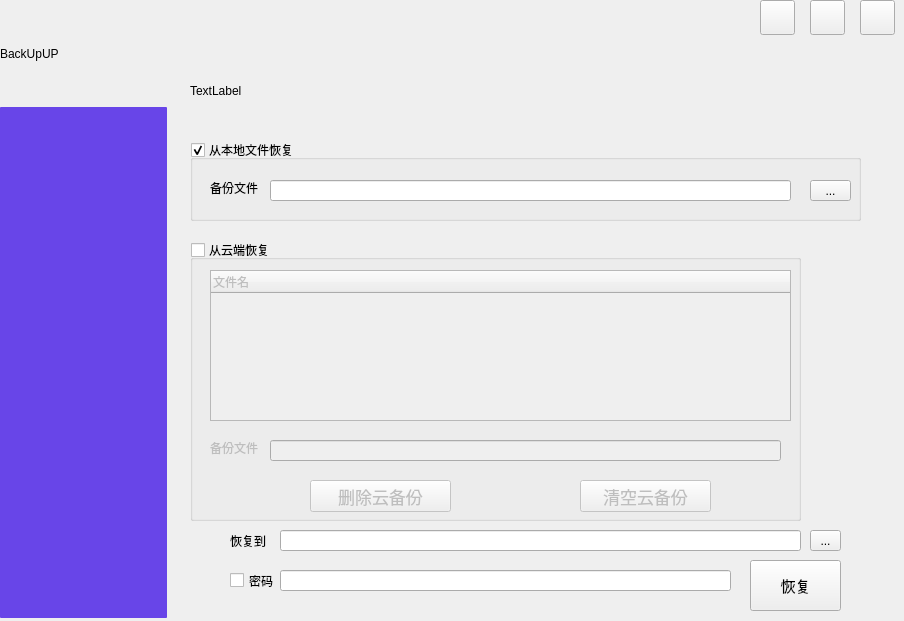
<?xml version="1.0" encoding="UTF-8"?>
<ui version="4.0">
 <class>Widget</class>
 <widget class="QWidget" name="Widget">
  <property name="geometry">
   <rect>
    <x>0</x>
    <y>0</y>
    <width>904</width>
    <height>621</height>
   </rect>
  </property>
  <property name="windowTitle">
   <string>Widget</string>
  </property>
  <property name="windowIcon">
   <iconset>
    <normaloff>pictures/backup.ico</normaloff>
    <normalon>:/img/pictures/backup.ico</normalon>pictures/backup.ico</iconset>
  </property>
  <property name="styleSheet">
   <string notr="true"/>
  </property>
  <widget class="QLabel" name="labelLogo">
   <property name="geometry">
    <rect>
     <x>0</x>
     <y>0</y>
     <width>167</width>
     <height>107</height>
    </rect>
   </property>
   <property name="styleSheet">
    <string notr="true"/>
   </property>
   <property name="text">
    <string>BackUpUP</string>
   </property>
  </widget>
  <widget class="QListWidget" name="listWidget">
   <property name="geometry">
    <rect>
     <x>0</x>
     <y>107</y>
     <width>167</width>
     <height>511</height>
    </rect>
   </property>
   <property name="styleSheet">
    <string notr="true">QListWidget
{
	background-color: rgb(104, 69, 232);
	color:white;
	font-size:20px;
	border-radius:1px;
}
QListWidget::item:hover
{
	show-decoration-selected:5;
	background:skyblue;
}
QListWidget::item:selected
{
	background:#F0F0F0;
	padding:0px;
	margin:0px;
	color:red;
	
}
</string>
   </property>
  </widget>
  <widget class="QPushButton" name="btnGit">
   <property name="geometry">
    <rect>
     <x>760</x>
     <y>0</y>
     <width>35</width>
     <height>35</height>
    </rect>
   </property>
   <property name="styleSheet">
    <string notr="true"/>
   </property>
   <property name="text">
    <string/>
   </property>
  </widget>
  <widget class="QPushButton" name="btnClose">
   <property name="geometry">
    <rect>
     <x>860</x>
     <y>0</y>
     <width>35</width>
     <height>35</height>
    </rect>
   </property>
   <property name="text">
    <string/>
   </property>
  </widget>
  <widget class="QPushButton" name="btnMin">
   <property name="geometry">
    <rect>
     <x>810</x>
     <y>0</y>
     <width>35</width>
     <height>35</height>
    </rect>
   </property>
   <property name="text">
    <string/>
   </property>
  </widget>
  <widget class="QStackedWidget" name="stackedWidget">
   <property name="geometry">
    <rect>
     <x>190</x>
     <y>40</y>
     <width>691</width>
     <height>571</height>
    </rect>
   </property>
   <property name="styleSheet">
    <string notr="true"/>
   </property>
   <property name="currentIndex">
    <number>2</number>
   </property>
   <widget class="QWidget" name="main">
    <widget class="QPushButton" name="btnGlobalBackup">
     <property name="geometry">
      <rect>
       <x>70</x>
       <y>290</y>
       <width>151</width>
       <height>61</height>
      </rect>
     </property>
     <property name="styleSheet">
      <string notr="true">QPushButton
{
	background-color: rgb(0, 212, 115);
	color: white;
	font-family:&quot;Microsoft YaHei&quot;;
	font-size:28px;
	border-radius:6px;
	font-weight:bold;
}
QPushButton:hover
{
	
	background-color: rgb(0, 232, 155);
	border-style:inset;
	padding-left:0.3px;
	padding-top:0.3px;
}</string>
     </property>
     <property name="text">
      <string>备份</string>
     </property>
    </widget>
    <widget class="QPushButton" name="btnGlobalRestore">
     <property name="geometry">
      <rect>
       <x>430</x>
       <y>290</y>
       <width>151</width>
       <height>61</height>
      </rect>
     </property>
     <property name="styleSheet">
      <string notr="true">QPushButton
{
	background-color: rgb(0, 212, 115);
	color: white;
	font-family:&quot;Microsoft YaHei&quot;;
	font-size:28px;
	border-radius:6px;
	font-weight:bold;
}
QPushButton:hover
{
	
	background-color: rgb(0, 232, 155);
	border-style:inset;
	padding-left:0.3px;
	padding-top:0.3px;
}</string>
     </property>
     <property name="text">
      <string>恢复</string>
     </property>
    </widget>
    <widget class="QLabel" name="label0">
     <property name="geometry">
      <rect>
       <x>10</x>
       <y>40</y>
       <width>641</width>
       <height>193</height>
      </rect>
     </property>
     <property name="text">
      <string>首页</string>
     </property>
    </widget>
    <zorder>label0</zorder>
    <zorder>btnGlobalBackup</zorder>
    <zorder>btnGlobalRestore</zorder>
   </widget>
   <widget class="QWidget" name="page1">
    <widget class="QLabel" name="label1">
     <property name="geometry">
      <rect>
       <x>0</x>
       <y>0</y>
       <width>441</width>
       <height>101</height>
      </rect>
     </property>
     <property name="styleSheet">
      <string notr="true">QPushButton
{
	background-color: rgb(0, 212, 115);
	color: white;
	font-family:&quot;Microsoft YaHei&quot;;
	font-size:16px;
	border-radius:6px;
	font-weight:bold;
}
QPushButton:hover
{
	
	background-color: rgb(0, 232, 155);
	border-style:inset;
	padding-left:0.3px;
	padding-top:0.3px;
}</string>
     </property>
     <property name="text">
      <string>备份页</string>
     </property>
    </widget>
    <widget class="QTreeWidget" name="backupFileList">
     <property name="geometry">
      <rect>
       <x>0</x>
       <y>150</y>
       <width>651</width>
       <height>241</height>
      </rect>
     </property>
     <property name="acceptDrops">
      <bool>true</bool>
     </property>
     <column>
      <property name="text">
       <string>名称</string>
      </property>
     </column>
     <column>
      <property name="text">
       <string>路径</string>
      </property>
     </column>
    </widget>
    <widget class="QToolButton" name="addFileButton">
     <property name="geometry">
      <rect>
       <x>0</x>
       <y>110</y>
       <width>101</width>
       <height>26</height>
      </rect>
     </property>
     <property name="styleSheet">
      <string notr="true"/>
     </property>
     <property name="text">
      <string>添加文件</string>
     </property>
     <property name="icon">
      <iconset>
       <normaloff>pictures/addFile.png</normaloff>
       <normalon>:/img/pictures/addFile.png</normalon>pictures/addFile.png</iconset>
     </property>
     <property name="toolButtonStyle">
      <enum>Qt::ToolButtonTextBesideIcon</enum>
     </property>
    </widget>
    <widget class="QToolButton" name="addDirectoryButton">
     <property name="geometry">
      <rect>
       <x>160</x>
       <y>110</y>
       <width>111</width>
       <height>26</height>
      </rect>
     </property>
     <property name="text">
      <string>添加目录</string>
     </property>
     <property name="icon">
      <iconset>
       <normaloff>pictures/addDictionary.png</normaloff>
       <normalon>:/img/pictures/addDictionary.png</normalon>pictures/addDictionary.png</iconset>
     </property>
     <property name="toolButtonStyle">
      <enum>Qt::ToolButtonTextBesideIcon</enum>
     </property>
     <property name="autoRaise">
      <bool>false</bool>
     </property>
    </widget>
    <widget class="QToolButton" name="deleteFileButton">
     <property name="geometry">
      <rect>
       <x>330</x>
       <y>110</y>
       <width>81</width>
       <height>26</height>
      </rect>
     </property>
     <property name="text">
      <string>删除</string>
     </property>
     <property name="icon">
      <iconset>
       <normaloff>pictures/delete.png</normaloff>
       <normalon>:/img/pictures/delete.png</normalon>pictures/delete.png</iconset>
     </property>
     <property name="toolButtonStyle">
      <enum>Qt::ToolButtonTextBesideIcon</enum>
     </property>
    </widget>
    <widget class="QToolButton" name="clearFileButton">
     <property name="geometry">
      <rect>
       <x>490</x>
       <y>110</y>
       <width>81</width>
       <height>26</height>
      </rect>
     </property>
     <property name="text">
      <string>清空</string>
     </property>
     <property name="icon">
      <iconset>
       <normaloff>pictures/empty.png</normaloff>
       <normalon>:/img/pictures/empty.png</normalon>pictures/empty.png</iconset>
     </property>
     <property name="toolButtonStyle">
      <enum>Qt::ToolButtonTextBesideIcon</enum>
     </property>
    </widget>
    <widget class="QLabel" name="label">
     <property name="geometry">
      <rect>
       <x>30</x>
       <y>440</y>
       <width>61</width>
       <height>21</height>
      </rect>
     </property>
     <property name="text">
      <string>备份到</string>
     </property>
    </widget>
    <widget class="QLineEdit" name="backupFileDirectoryLineEdit">
     <property name="geometry">
      <rect>
       <x>100</x>
       <y>440</y>
       <width>541</width>
       <height>21</height>
      </rect>
     </property>
    </widget>
    <widget class="QLabel" name="label_2">
     <property name="geometry">
      <rect>
       <x>10</x>
       <y>400</y>
       <width>61</width>
       <height>21</height>
      </rect>
     </property>
     <property name="text">
      <string>备份文件名</string>
     </property>
    </widget>
    <widget class="QLineEdit" name="backupFilenameLineEdit">
     <property name="geometry">
      <rect>
       <x>100</x>
       <y>400</y>
       <width>541</width>
       <height>21</height>
      </rect>
     </property>
     <property name="mouseTracking">
      <bool>false</bool>
     </property>
    </widget>
    <widget class="QToolButton" name="browseButton">
     <property name="geometry">
      <rect>
       <x>650</x>
       <y>440</y>
       <width>41</width>
       <height>21</height>
      </rect>
     </property>
     <property name="text">
      <string>...</string>
     </property>
    </widget>
    <widget class="QToolButton" name="startBackupButton">
     <property name="geometry">
      <rect>
       <x>410</x>
       <y>480</y>
       <width>141</width>
       <height>61</height>
      </rect>
     </property>
     <property name="font">
      <font>
       <family>黑体</family>
       <pointsize>14</pointsize>
      </font>
     </property>
     <property name="text">
      <string>开始备份</string>
     </property>
     <property name="icon">
      <iconset>
       <normaloff>pictures/begin.png</normaloff>
       <normalon>:/img/pictures/begin.png</normalon>pictures/begin.png</iconset>
     </property>
     <property name="iconSize">
      <size>
       <width>32</width>
       <height>32</height>
      </size>
     </property>
     <property name="toolButtonStyle">
      <enum>Qt::ToolButtonTextBesideIcon</enum>
     </property>
    </widget>
    <widget class="QToolButton" name="backupSchemeButton">
     <property name="geometry">
      <rect>
       <x>140</x>
       <y>480</y>
       <width>141</width>
       <height>61</height>
      </rect>
     </property>
     <property name="font">
      <font>
       <family>黑体</family>
       <pointsize>14</pointsize>
      </font>
     </property>
     <property name="text">
      <string>备份方案</string>
     </property>
     <property name="icon">
      <iconset resource="res.qrc">
       <normaloff>:/img/pictures/backupscheme.png</normaloff>
       <normalon>:/img/pictures/backupscheme.png</normalon>:/img/pictures/backupscheme.png</iconset>
     </property>
     <property name="iconSize">
      <size>
       <width>32</width>
       <height>32</height>
      </size>
     </property>
     <property name="toolButtonStyle">
      <enum>Qt::ToolButtonTextBesideIcon</enum>
     </property>
    </widget>
   </widget>
   <widget class="QWidget" name="page2">
    <widget class="QLabel" name="label2">
     <property name="geometry">
      <rect>
       <x>0</x>
       <y>0</y>
       <width>441</width>
       <height>101</height>
      </rect>
     </property>
     <property name="text">
      <string>TextLabel</string>
     </property>
    </widget>
    <widget class="QGroupBox" name="localGroupBox">
     <property name="geometry">
      <rect>
       <x>0</x>
       <y>100</y>
       <width>671</width>
       <height>81</height>
      </rect>
     </property>
     <property name="title">
      <string>从本地文件恢复</string>
     </property>
     <property name="checkable">
      <bool>true</bool>
     </property>
     <property name="checked">
      <bool>true</bool>
     </property>
     <widget class="QLabel" name="label_3">
      <property name="geometry">
       <rect>
        <x>20</x>
        <y>40</y>
        <width>51</width>
        <height>16</height>
       </rect>
      </property>
      <property name="text">
       <string>备份文件</string>
      </property>
     </widget>
     <widget class="QLineEdit" name="localFileRestoreLineEdit">
      <property name="geometry">
       <rect>
        <x>80</x>
        <y>40</y>
        <width>521</width>
        <height>21</height>
       </rect>
      </property>
     </widget>
     <widget class="QToolButton" name="browseLocalFile">
      <property name="geometry">
       <rect>
        <x>620</x>
        <y>40</y>
        <width>41</width>
        <height>21</height>
       </rect>
      </property>
      <property name="text">
       <string>...</string>
      </property>
     </widget>
    </widget>
    <widget class="QGroupBox" name="cloudGroupBox">
     <property name="geometry">
      <rect>
       <x>0</x>
       <y>200</y>
       <width>611</width>
       <height>281</height>
      </rect>
     </property>
     <property name="title">
      <string>从云端恢复</string>
     </property>
     <property name="checkable">
      <bool>true</bool>
     </property>
     <property name="checked">
      <bool>false</bool>
     </property>
     <widget class="QTreeWidget" name="cloudFileList">
      <property name="geometry">
       <rect>
        <x>20</x>
        <y>30</y>
        <width>581</width>
        <height>151</height>
       </rect>
      </property>
      <column>
       <property name="text">
        <string>文件名</string>
       </property>
      </column>
     </widget>
     <widget class="QLabel" name="label_4">
      <property name="geometry">
       <rect>
        <x>20</x>
        <y>200</y>
        <width>51</width>
        <height>16</height>
       </rect>
      </property>
      <property name="text">
       <string>备份文件</string>
      </property>
     </widget>
     <widget class="QLineEdit" name="cloudFileRestoreLineEdit">
      <property name="geometry">
       <rect>
        <x>80</x>
        <y>200</y>
        <width>511</width>
        <height>21</height>
       </rect>
      </property>
     </widget>
     <widget class="QToolButton" name="clearCloudBackupFileButton">
      <property name="geometry">
       <rect>
        <x>390</x>
        <y>240</y>
        <width>131</width>
        <height>32</height>
       </rect>
      </property>
      <property name="font">
       <font>
        <family>黑体</family>
        <pointsize>13</pointsize>
       </font>
      </property>
      <property name="text">
       <string>清空云备份</string>
      </property>
      <property name="icon">
       <iconset resource="res.qrc">
        <normaloff>:/img/pictures/empty.png</normaloff>
        <normalon>:/img/pictures/empty.png</normalon>:/img/pictures/empty.png</iconset>
      </property>
      <property name="iconSize">
       <size>
        <width>32</width>
        <height>32</height>
       </size>
      </property>
      <property name="toolButtonStyle">
       <enum>Qt::ToolButtonTextBesideIcon</enum>
      </property>
     </widget>
     <widget class="QToolButton" name="deleteCloudBackupFileButton">
      <property name="geometry">
       <rect>
        <x>120</x>
        <y>240</y>
        <width>141</width>
        <height>32</height>
       </rect>
      </property>
      <property name="font">
       <font>
        <family>黑体</family>
        <pointsize>13</pointsize>
       </font>
      </property>
      <property name="text">
       <string>删除云备份</string>
      </property>
      <property name="icon">
       <iconset resource="res.qrc">
        <normaloff>:/img/pictures/delete.png</normaloff>
        <normalon>:/img/pictures/delete.png</normalon>:/img/pictures/delete.png</iconset>
      </property>
      <property name="iconSize">
       <size>
        <width>32</width>
        <height>32</height>
       </size>
      </property>
      <property name="toolButtonStyle">
       <enum>Qt::ToolButtonTextBesideIcon</enum>
      </property>
     </widget>
    </widget>
    <widget class="QLabel" name="label_5">
     <property name="geometry">
      <rect>
       <x>40</x>
       <y>490</y>
       <width>41</width>
       <height>21</height>
      </rect>
     </property>
     <property name="text">
      <string>恢复到</string>
     </property>
    </widget>
    <widget class="QLineEdit" name="backupFileRestoreDirectoryLineEdit">
     <property name="geometry">
      <rect>
       <x>90</x>
       <y>490</y>
       <width>521</width>
       <height>21</height>
      </rect>
     </property>
    </widget>
    <widget class="QToolButton" name="browseRestoreDirectoryButton">
     <property name="geometry">
      <rect>
       <x>620</x>
       <y>490</y>
       <width>31</width>
       <height>21</height>
      </rect>
     </property>
     <property name="text">
      <string>...</string>
     </property>
    </widget>
    <widget class="QCheckBox" name="passwordCheckBox_2">
     <property name="geometry">
      <rect>
       <x>40</x>
       <y>530</y>
       <width>51</width>
       <height>21</height>
      </rect>
     </property>
     <property name="text">
      <string>密码</string>
     </property>
    </widget>
    <widget class="QLineEdit" name="passwordLineEdit_2">
     <property name="geometry">
      <rect>
       <x>90</x>
       <y>530</y>
       <width>451</width>
       <height>21</height>
      </rect>
     </property>
    </widget>
    <widget class="QToolButton" name="startRestoreButton">
     <property name="geometry">
      <rect>
       <x>560</x>
       <y>520</y>
       <width>91</width>
       <height>51</height>
      </rect>
     </property>
     <property name="font">
      <font>
       <family>黑体</family>
       <pointsize>11</pointsize>
      </font>
     </property>
     <property name="text">
      <string>恢复</string>
     </property>
     <property name="icon">
      <iconset>
       <normaloff>pictures/begin.png</normaloff>
       <normalon>:/img/pictures/begin.png</normalon>pictures/begin.png</iconset>
     </property>
     <property name="iconSize">
      <size>
       <width>32</width>
       <height>32</height>
      </size>
     </property>
     <property name="toolButtonStyle">
      <enum>Qt::ToolButtonTextBesideIcon</enum>
     </property>
    </widget>
   </widget>
   <widget class="QWidget" name="page3">
    <widget class="QLabel" name="label3">
     <property name="geometry">
      <rect>
       <x>0</x>
       <y>0</y>
       <width>441</width>
       <height>101</height>
      </rect>
     </property>
     <property name="text">
      <string>TextLabel</string>
     </property>
    </widget>
    <widget class="QTreeWidget" name="taskList">
     <property name="geometry">
      <rect>
       <x>0</x>
       <y>101</y>
       <width>681</width>
       <height>361</height>
      </rect>
     </property>
     <property name="styleSheet">
      <string notr="true"> QTreeView::item {
        height: 30px;
        width:30px
 }</string>
     </property>
     <column>
      <property name="text">
       <string>备份名称</string>
      </property>
      <property name="font">
       <font>
        <kerning>false</kerning>
       </font>
      </property>
     </column>
     <column>
      <property name="text">
       <string>备份时间</string>
      </property>
     </column>
     <column>
      <property name="text">
       <string>加密</string>
      </property>
     </column>
     <column>
      <property name="text">
       <string>上传到云端</string>
      </property>
     </column>
     <column>
      <property name="text">
       <string>完整路径</string>
      </property>
     </column>
    </widget>
    <widget class="QToolButton" name="deleteTaskButton">
     <property name="geometry">
      <rect>
       <x>20</x>
       <y>490</y>
       <width>120</width>
       <height>50</height>
      </rect>
     </property>
     <property name="font">
      <font>
       <family>黑体</family>
       <pointsize>13</pointsize>
      </font>
     </property>
     <property name="text">
      <string>删除</string>
     </property>
     <property name="icon">
      <iconset resource="res.qrc">
       <normaloff>:/img/pictures/delete.png</normaloff>
       <normalon>:/img/pictures/delete.png</normalon>:/img/pictures/delete.png</iconset>
     </property>
     <property name="iconSize">
      <size>
       <width>32</width>
       <height>32</height>
      </size>
     </property>
     <property name="toolButtonStyle">
      <enum>Qt::ToolButtonTextBesideIcon</enum>
     </property>
    </widget>
    <widget class="QToolButton" name="clearTaskButton">
     <property name="geometry">
      <rect>
       <x>210</x>
       <y>490</y>
       <width>120</width>
       <height>50</height>
      </rect>
     </property>
     <property name="font">
      <font>
       <family>黑体</family>
       <pointsize>13</pointsize>
      </font>
     </property>
     <property name="text">
      <string>清空</string>
     </property>
     <property name="icon">
      <iconset resource="res.qrc">
       <normaloff>:/img/pictures/empty.png</normaloff>
       <normalon>:/img/pictures/empty.png</normalon>:/img/pictures/empty.png</iconset>
     </property>
     <property name="iconSize">
      <size>
       <width>32</width>
       <height>32</height>
      </size>
     </property>
     <property name="toolButtonStyle">
      <enum>Qt::ToolButtonTextBesideIcon</enum>
     </property>
    </widget>
    <widget class="QToolButton" name="checkButton">
     <property name="geometry">
      <rect>
       <x>390</x>
       <y>490</y>
       <width>201</width>
       <height>50</height>
      </rect>
     </property>
     <property name="font">
      <font>
       <family>黑体</family>
       <pointsize>13</pointsize>
      </font>
     </property>
     <property name="text">
      <string>校验本地/云端文件</string>
     </property>
     <property name="icon">
      <iconset resource="res.qrc">
       <normaloff>:/img/pictures/check.png</normaloff>
       <normalon>:/img/pictures/check.png</normalon>:/img/pictures/check.png</iconset>
     </property>
     <property name="iconSize">
      <size>
       <width>32</width>
       <height>32</height>
      </size>
     </property>
     <property name="toolButtonStyle">
      <enum>Qt::ToolButtonTextBesideIcon</enum>
     </property>
    </widget>
   </widget>
  </widget>
 </widget>
 <resources>
  <include location="res.qrc"/>
 </resources>
 <connections/>
</ui>
